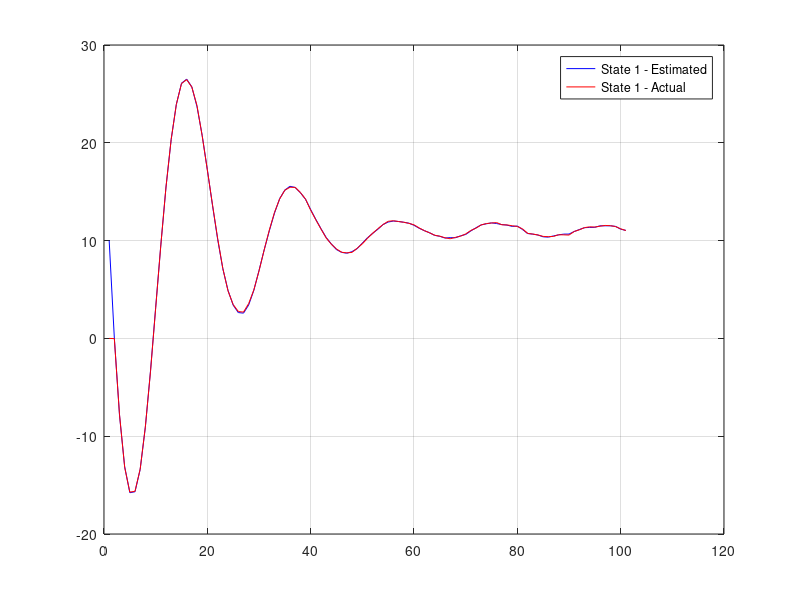
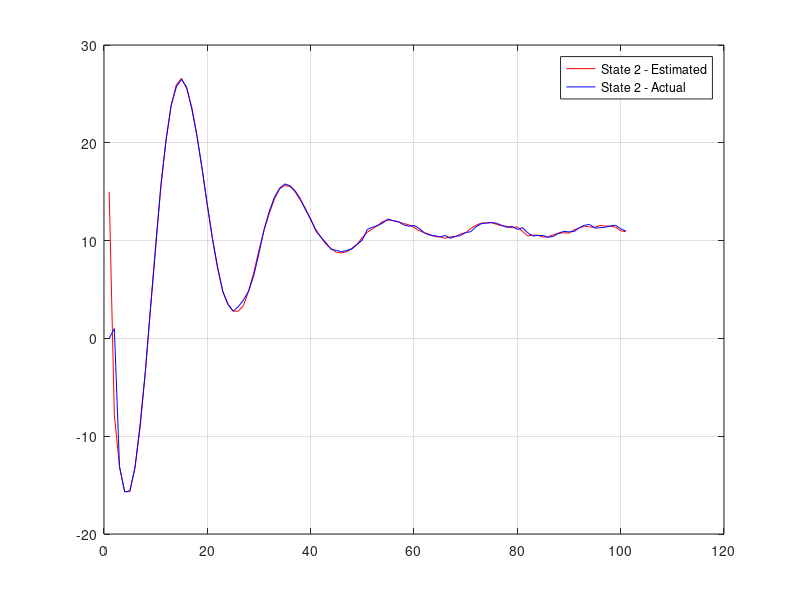

The MATLAB script that drew these images, in order:
clc;
clear all;
close all;

A=[0     1                                                                      % State space description of system 
   -0.89 1.8];
B=[0 
   1]; 
u=ones(100,1); 
H=[2 0]; 
x(:,1)=[0;0]; 
X_time_mes(:,1)=[10
                 15];                                                            %initial wrong estimate of states 
P=100*eye(2);                                                                    %initial guess of error covariance 
P_cov(:,1)=diag(P); 
G=eye(2);
Mean=.1*eye(2);
Var=.1; 

%% Implement DT Kalman Filter
for i=1:100 
    x(:,i+1) = A * x(:,i) + B * u(i) + 0.1*randn(2,1);                           % system at time i+1     
    z(i+1) = H * x(:,i+1) + Var * randn;                                         %measurement at i+1     
    x_copy(:,i+1) = x(:,i+1);  
    
    X_time_update(:,i+1) = A * X_time_mes(:,i) + B * u(i);                       %Time Update state at i+1     
    P = A * P * A' + Mean * (G * G)';                                            %Time Update Error Covariance      
    P_error_cov(:,i+1) = diag(P);                                                
    
    P = P - P * H' * 1/(H * P * H' + Var) * H * P;                               %Cov Measurement Update 
    P_updated_cov(:,i+1) = diag(P);                                              %track time updated dovariance 
    
    KalmanGain = P * H' * 1/(Var);                                               %Kalman Gain 
    Kalman_Gain_update(:,i)=KalmanGain;                                          %Record kalman gain 
    X_time_mes(:,i+1) = X_time_update(:,i+1) + KalmanGain * (z(i+1) - H * X_time_update(:,i+1));     %Measurement Update 
    
    x(:,i+1)=X_time_mes(:,i+1);                                                  %Feedback of updated state 
end
%% Plot the states Estimates and the Actual states
t=1:101; 
figure (1)
plot(t,X_time_mes(1,:),'b');
hold on;
plot(t,x_copy(1,:),'r')
hold on;
grid on;
legend('State 1 - Estimated','State 1 - Actual') 
figure (2)
plot(t,X_time_mes(2,:),'r');
hold on
plot(t,x_copy(2,:),'b');
grid on;
hold on;
legend('State 2 - Estimated','State 2 - Actual') 


